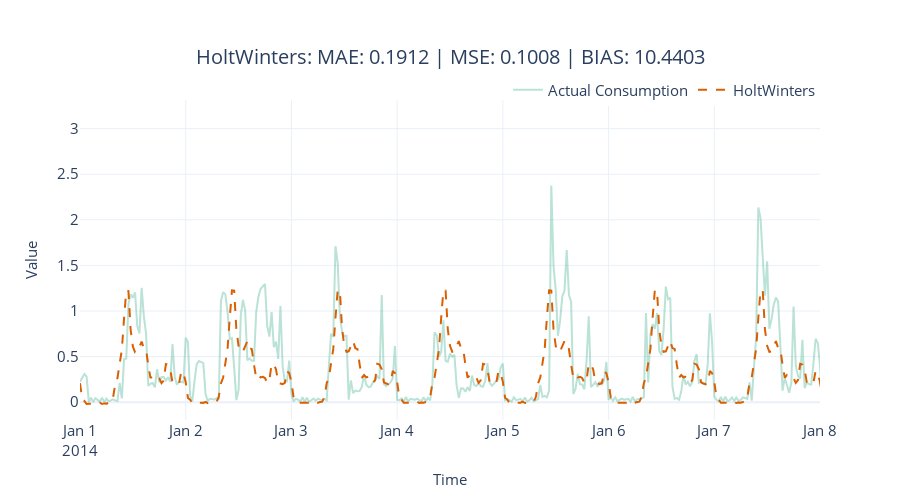

This figure's notebook cell:
### Code cell
model_name = ['HoltWinters']
model_display_name = ['HoltWinters']

fig = plot_forecast(results, forecast_columns=model_name, forecast_display_names=model_display_name, timestamp_col ='timestamp')
fig = format_plot(fig, title=f"{model_name[0]}: "\
                  f"MAE: {metrics.loc[metrics.Model==model_name[0]][['mae']].iloc[0].item():.4f} | "\
                  f"MSE: {metrics.loc[metrics.Model==model_name[0]][['mse']].iloc[0].item():.4f} | "\
                  # f"MASE: {metrics.loc[metrics.Model==model_name[0]][['mase']].iloc[0].item():.4f} | "\
                  f"BIAS: {metrics.loc[metrics.Model==model_name[0]][['forecast_bias']].iloc[0].item():.4f}")
fig.update_xaxes(type="date", range=["2014-01-01", "2014-01-08"])
#fig.write_image("imgs/chapter_4/ets.png")
fig.show()

### Figure 1 — Plotly figure (JSON) as saved in the notebook; plotly's stock layout.template omitted (floating-point values rounded to 4 significant figures; data arrays with more than 128 entries replaced by an {"elided": "..."} marker saying what was removed)
{"data": [{"line": {"color": "rgba(27,158,119, 0.3)"}, "mode": "lines", "name": "Actual Consumption", "type": "scatter", "x": {"elided": "1488 str values"}, "y": {"elided": "1488 float values"}}, {"line": {"color": "rgba(217,95,2, 1)", "dash": "dash"}, "mode": "lines", "name": "HoltWinters", "type": "scatter", "x": {"elided": "1488 str values"}, "y": {"elided": "1488 float values"}}], "layout": {"autosize": false, "height": 500, "legend": {"font": {"size": 15}, "orientation": "h", "title": {}, "x": 1, "xanchor": "right", "y": 0.98, "yanchor": "bottom"}, "title": {"font": {"size": 20}, "text": "HoltWinters: MAE: 0.1912 | MSE: 0.1008 | BIAS: 10.4403", "x": 0.5, "xanchor": "center", "yanchor": "top"}, "width": 900, "xaxis": {"range": ["2014-01-01", "2014-01-08"], "tickfont": {"size": 15}, "title": {"font": {"size": 15}, "text": "Time"}, "type": "date"}, "yaxis": {"tickfont": {"size": 15}, "title": {"font": {"size": 15}, "text": "Value"}}}}
